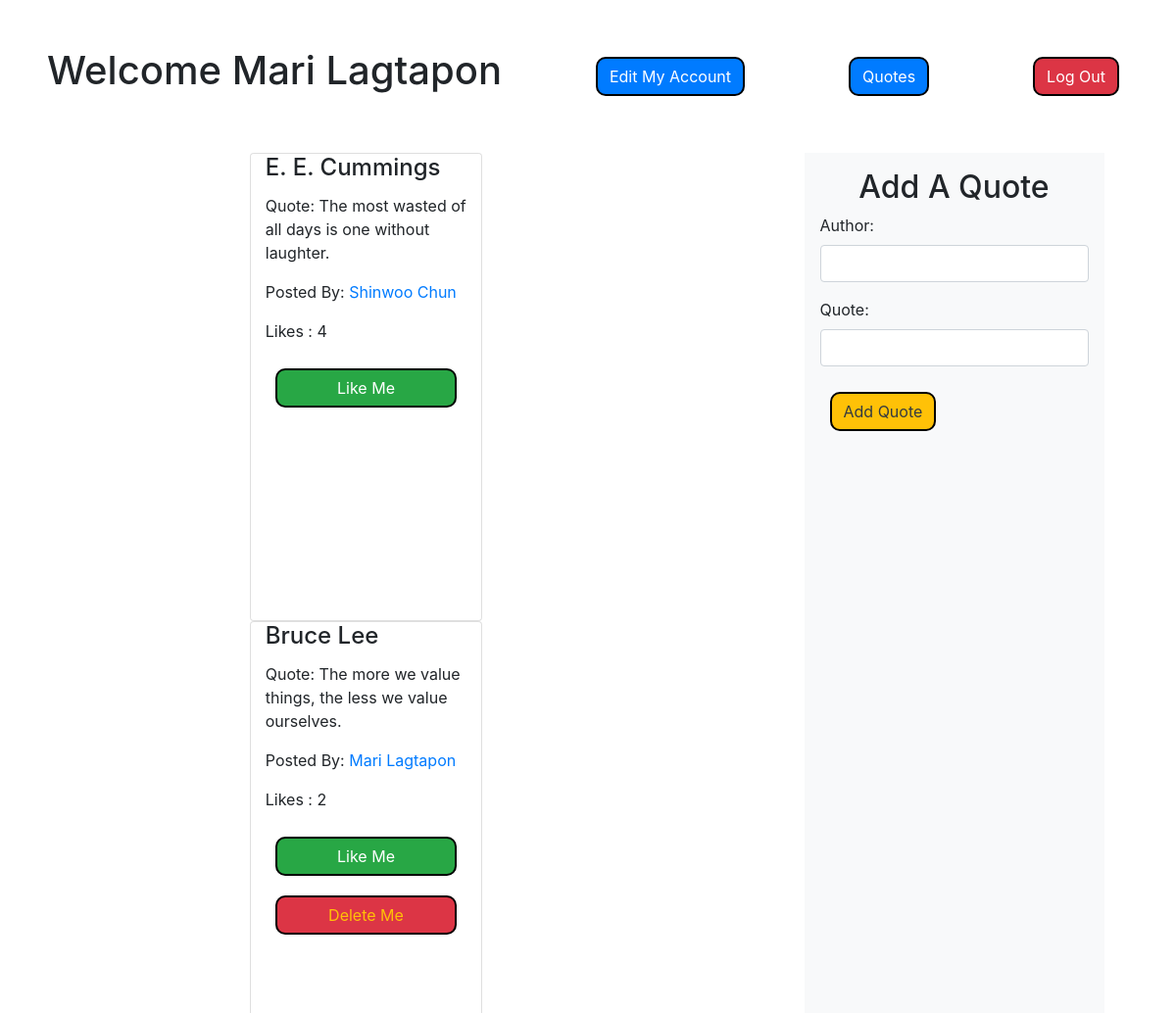
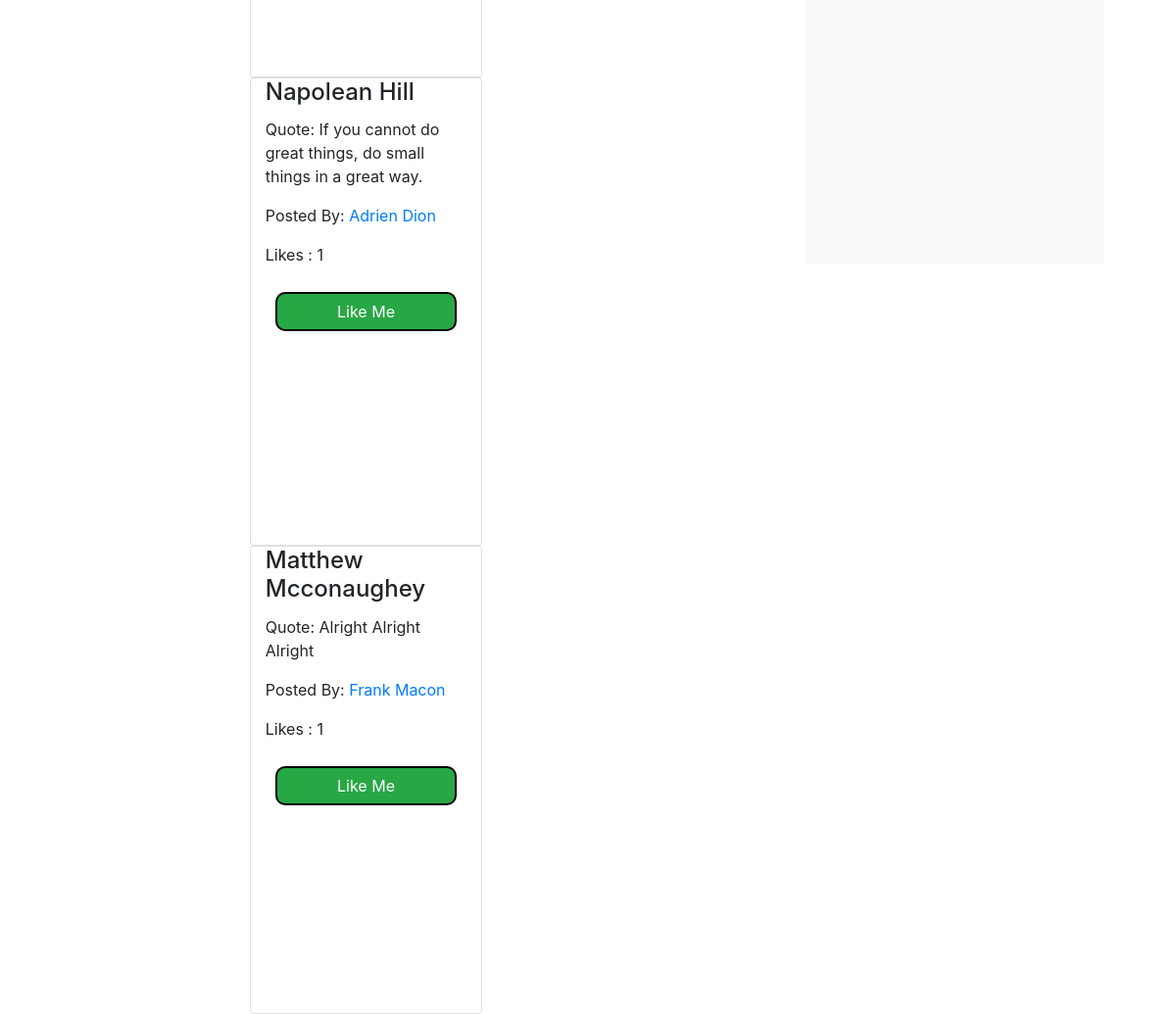
The app's page /dashboard (signed in) with its own data (2 pictures, top to bottom).
### quote_dash_app/models.py (models this page shows, shortened)
class User(models.Model):
    first_name = models.CharField(max_length=45)
    last_name = models.CharField(max_length=45)
    email = models.CharField(max_length=255)
    password = models.CharField(max_length=255)
    created_at = models.DateTimeField(auto_now_add=True)
    updated_at = models.DateTimeField(auto_now=True)
    objects = UserManager()

class Quote(models.Model):
    author=models.CharField(max_length=255)
    quote= models.TextField()
    user=models.ForeignKey(User, related_name="quotes", on_delete=models.CASCADE)
    likes=models.ManyToManyField(User,related_name="liked_by")
    created_at = models.DateTimeField(auto_now_add=True)
    updated_at = models.DateTimeField(auto_now=True)
    objects = QuoteManager()

### quote_dash_app/views.py (the view)
# urls.py: path('dashboard', views.dashboard),
def dashboard(request):
    if 'user_id' not in request.session:
        return redirect('/')
    else:
        context = {
            'user' : User.objects.get(id=request.session['user_id']),
            'all_quotes' : Quote.objects.all()
        }
        return render(request, 'dashboard.html', context)

### quote_dash_app/templates/dashboard.html (shortened to what this page needs)
<!DOCTYPE html>
<html lang="en">
<head>
    <link rel="stylesheet" href="https://stackpath.bootstrapcdn.com/bootstrap/4.4.1/css/bootstrap.min.css">
</head>
<body>
    <div class="d-flex justify-content-between p-5">
        <h1 class="text-center">Welcome {{user.first_name}} {{user.last_name}}</h1>
        <a href="/edit_user" class="btn btn-primary">Edit My Account</a>
        <a href="/show_user/{{user.id}}" class="btn btn-primary">Quotes</a>
        <a href="/logout" class="btn btn-danger">Log Out</a>
    </div>
    <div class="d-flex justify-content-around">
        <div class="col-6 d-flex flex-column justify-content-around align-items-center">
            {% for quote in all_quotes %}
                <div class="card col-5">
                <h4 class="card-title" style="background-color: {{quote.color}}">{{quote.author}}</h4>
                    <p class="card-text">Quote: {{quote.quote}}</p>
                    <p>Posted By: <a href="/show_user/{{quote.user.id}}">{{quote.user.first_name}} {{quote.user.last_name}}</a></p>
                    <p class="card-text">Likes : {{quote.likes.count}}</p>
                    <a href="/like/{{quote.id}}/{{user.id}}" class="btn btn-success">Like Me</a>
                    {% if quote.user.id == user.id %}
                    <a href="/delete_quote/{{quote.id}}" class="btn btn-danger btn-outline-warning">Delete Me</a>
                    {% endif %}
                </div>
            {% endfor %}
        </div>
            <form action="/create_quote" method="post" class="col=6 bg-light p-3">
                <h2 class="text-center">Add A Quote</h2>
                <div class="form-group">
                    <label for="author">Author:</label>
                    <input type="text" name="author" class="text form-control">
                </div>
                <div class="form-group">
                    <label for="quote">Quote:</label>
                    <input type="text" name="quote"  class="text form-control">
                </div>
        <input type="submit" value="Add Quote" class="btn btn-warning btn-outline-dark">
        </form>
    </div>
</body>
</html>

### quote_dash_app/templates/dashboard.html (style rules this page uses)
.btn { border: 2px solid black; border-radius: 10px; margin: 10px; }

### records on screen
User: first_name "Mari", last_name "Lagtapon"
Quote: author "E. E. Cummings", quote "The most wasted of all days is one without laughter.", user.first_name "Shinwoo", user.last_name "Chun", likes.count "4"
Quote: author "Bruce Lee", quote "The more we value things, the less we value ourselves.", user.first_name "Mari", user.last_name "Lagtapon", likes.count "2"
Quote: author "Napolean Hill", quote "If you cannot do great things, do small things in a great way.", user.first_name "Adrien", user.last_name "Dion", likes.count "1"
Quote: author "Matthew Mcconaughey", quote "Alright Alright Alright", user.first_name "Frank", user.last_name "Macon", likes.count "1"
